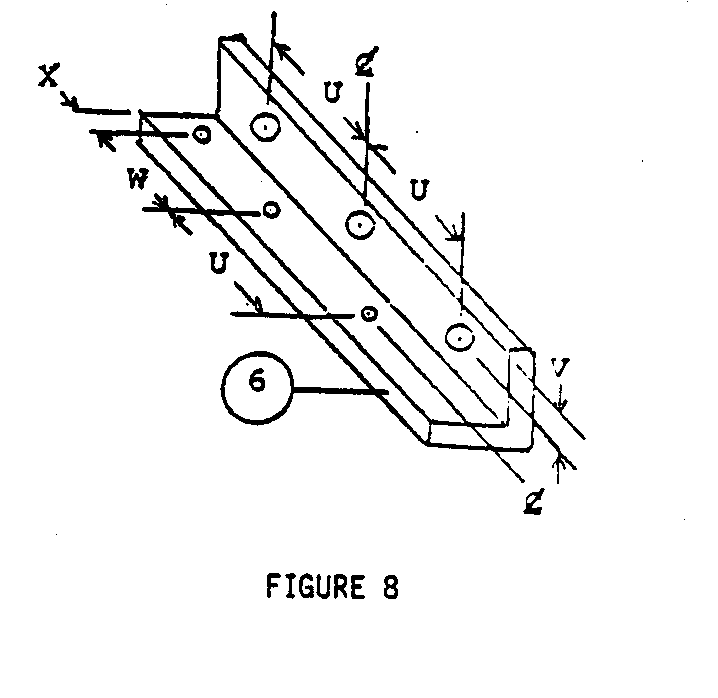
#> input picture alambrado/ref/clf8x7.gif, 718 x 698 px, found by its file name
$ python zoom_figs4.py
#> lines starting #> are read from the running program, lines starting #| are printed output that depends on the picture; after the words box and inside, x2 and y2 are one past the last pixel; in counts of white or black regions, pixels touching at a corner belong together
#!/usr/bin/env python3
"""Zoom 12x da fig. 8 (base do trem) — cantos X e V."""
from PIL import Image

im = Image.open("ref/clf8x7.gif").convert("RGB")
#> im is the input picture: PIL image 718x698 RGB; 95.4% white; 45 black regions (16 under 20 px), largest, box (x1, y1, x2, y2) and area: (89, 11, 586, 484) 16667, (390, 304, 498, 419) 491, (60, 91, 131, 115) 479
w, h = im.size
#> w = 718; h = 698
print("orig", im.size)
#| orig (718, 698)
jobs = [
    ("f8_x", (0.00, 0.05, 0.45, 0.50)),
    ("f8_v", (0.55, 0.35, 1.00, 0.85)),
    ("f8_all", (0.00, 0.00, 1.00, 1.00), 6),
]
for name, box, *z in jobs:
    zoom = z[0] if z else 12
    c = im.crop((int(box[0] * w), int(box[1] * h), int(box[2] * w), int(box[3] * h)))
    c = c.resize((c.width * zoom, c.height * zoom), Image.LANCZOS)
    c.save(f"ref/zoom/{name}.png")
    print(name, c.size)
#> this loop made 3 passes
#> pass 1, `c = im.crop((int(box[0] * w), int(box[1] * h), int(box[2] * w), int(bo..`:
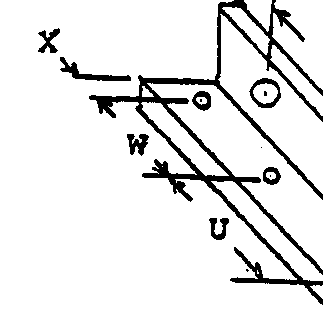
#> c: PIL image 323x315 RGB; 90.4% white; 13 black regions (5 under 20 px), largest, box (x1, y1, x2, y2) and area: (89, 0, 323, 305) 7741, (60, 57, 131, 81) 479, (249, 78, 281, 108) 335
#> pass 1, `c = c.resize((c.width * zoom, c.height * zoom), Image.LANCZOS)`:
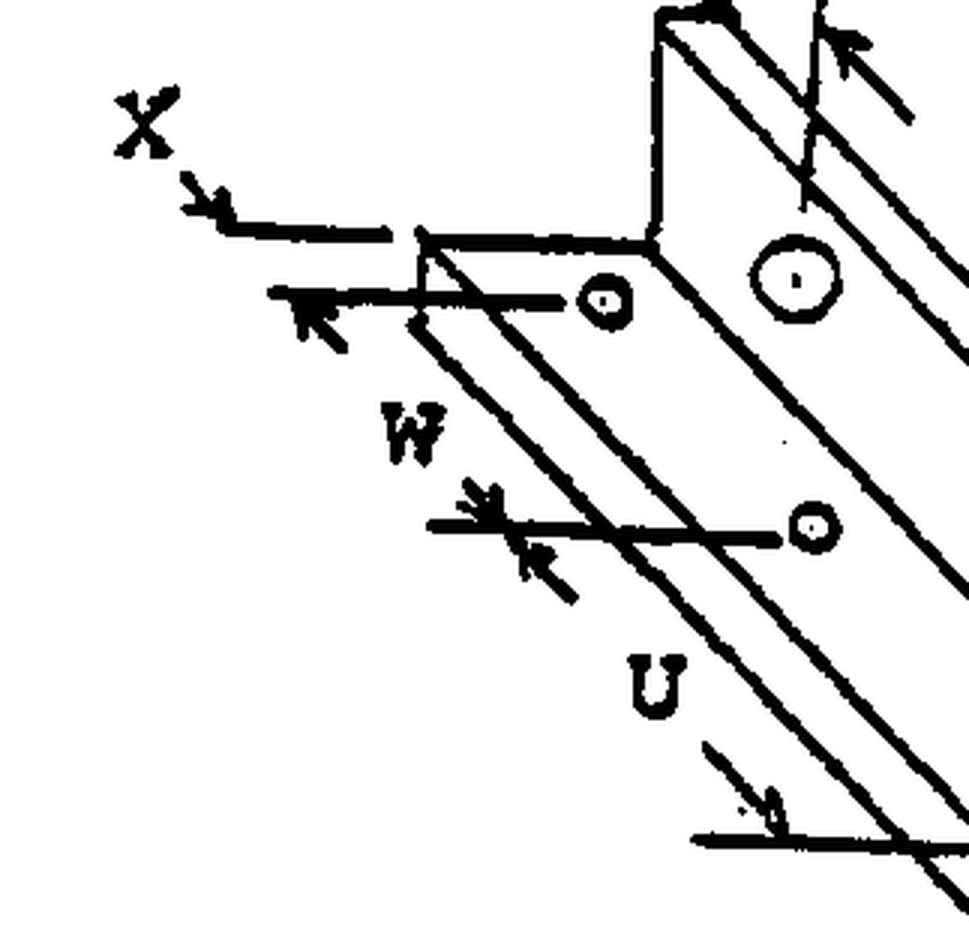
#> c: PIL image 3876x3780 RGB (shown at 1/4 size); min 0, max 255, mean 230.5
#> pass 2, `c = im.crop((int(box[0] * w), int(box[1] * h), int(box[2] * w), int(bo..`:
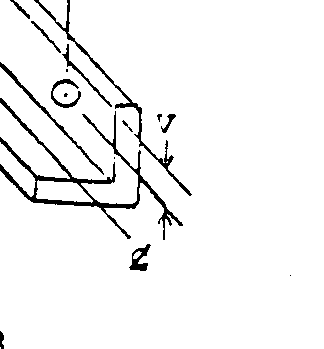
#> c: PIL image 324x349 RGB; 95.4% white; 16 black regions (4 under 20 px), largest, box (x1, y1, x2, y2) and area: (0, 98, 183, 240) 2567, (34, 0, 192, 196) 1006, (0, 62, 104, 175) 476
#> pass 2, `c = c.resize((c.width * zoom, c.height * zoom), Image.LANCZOS)`:
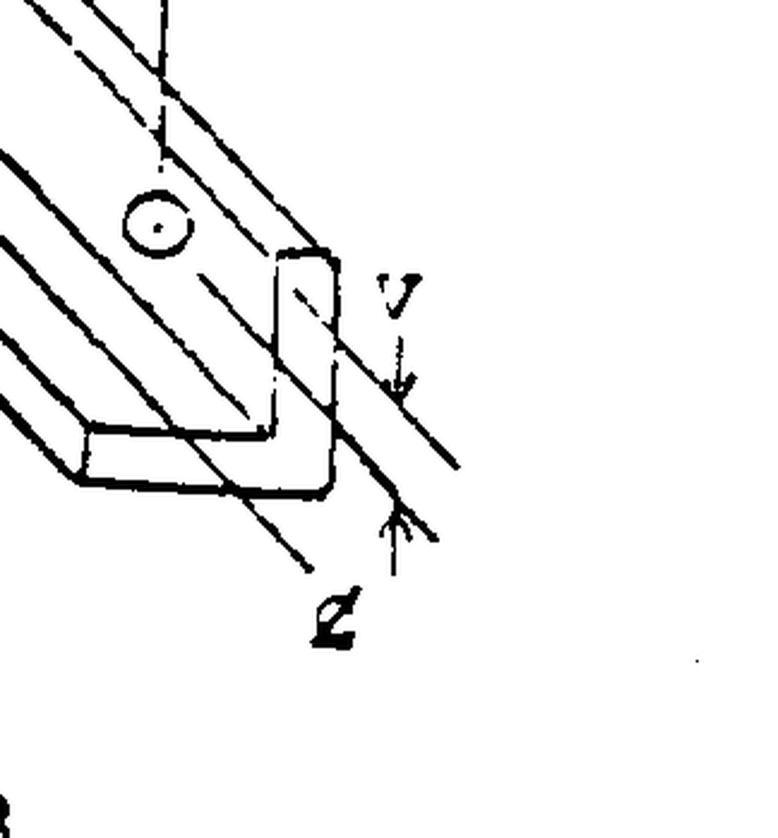
#> c: PIL image 3888x4188 RGB (shown at 1/5 size); min 0, max 255, mean 243.2
#> after the loop:
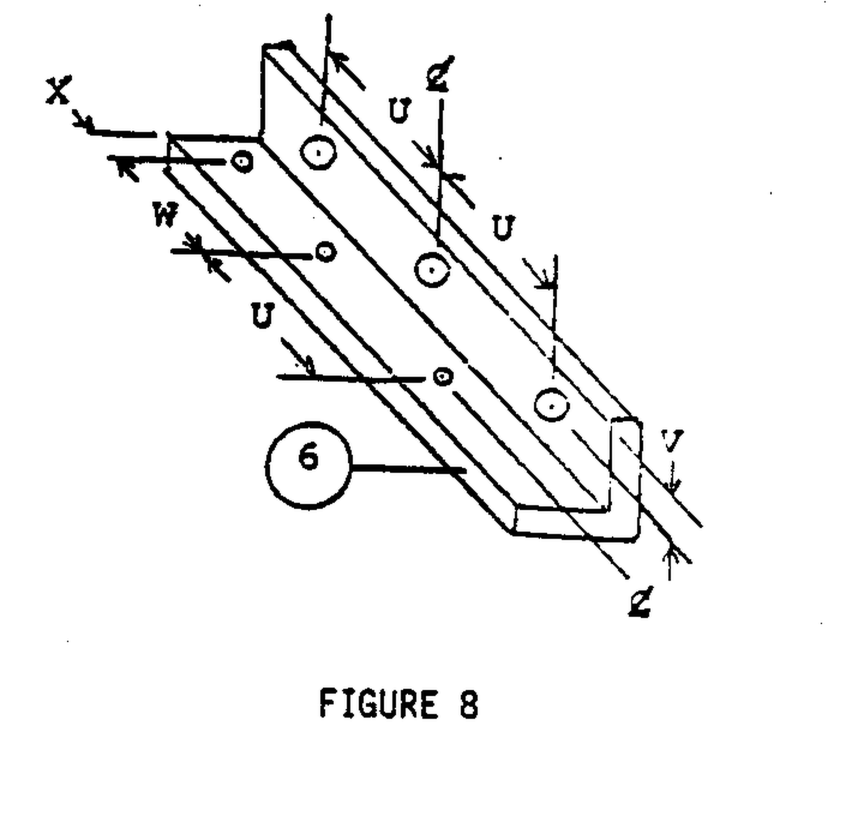
#> c: PIL image 4308x4188 RGB (shown at 1/5 size); min 0, max 255, mean 243.3
